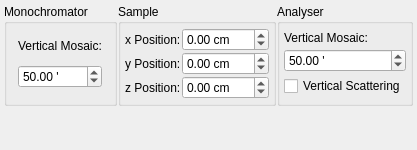
     <widget class="QWidget" name="tabEck">
      <attribute name="title">
       <string>Advanced TAS</string>
      </attribute>
      <layout class="QGridLayout" name="gridLayout_9">
       <property name="margin">
        <number>4</number>
       </property>
       <property name="spacing">
        <number>1</number>
       </property>
       <item row="0" column="2">
        <widget class="QGroupBox" name="groupBox_18">
         <property name="sizePolicy">
          <sizepolicy hsizetype="Preferred" vsizetype="Preferred">
           <horstretch>0</horstretch>
           <verstretch>0</verstretch>
          </sizepolicy>
         </property>
         <property name="title">
          <string>Analyser</string>
         </property>
         <layout class="QGridLayout" name="gridLayout_29">
          <property name="margin">
           <number>4</number>
          </property>
          <property name="spacing">
           <number>1</number>
          </property>
          <item row="0" column="0">
           <widget class="QLabel" name="label_62">
            <property name="sizePolicy">
             <sizepolicy hsizetype="Fixed" vsizetype="Fixed">
              <horstretch>0</horstretch>
              <verstretch>0</verstretch>
             </sizepolicy>
            </property>
            <property name="text">
             <string>Vertical Mosaic:</string>
            </property>
           </widget>
          </item>
          <item row="1" column="0">
           <widget class="QDoubleSpinBox" name="spinAnaMosaicV">
            <property name="suffix">
             <string> '</string>
            </property>
            <property name="decimals">
             <number>2</number>
            </property>
            <property name="maximum">
             <double>999.000000000000000</double>
            </property>
            <property name="value">
             <double>50.000000000000000</double>
            </property>
           </widget>
          </item>
          <item row="2" column="0">
           <widget class="QCheckBox" name="checkKfVert">
            <property name="text">
             <string>Vertical Scattering</string>
            </property>
           </widget>
          </item>
         </layout>
        </widget>
       </item>
       <item row="0" column="1">
        <widget class="QGroupBox" name="groupBox_19">
         <property name="title">
          <string>Sample</string>
         </property>
         <layout class="QGridLayout" name="gridLayout_28">
          <property name="margin">
           <number>4</number>
          </property>
          <property name="spacing">
           <number>1</number>
          </property>
          <item row="0" column="0">
           <widget class="QLabel" name="label_58">
            <property name="sizePolicy">
             <sizepolicy hsizetype="Fixed" vsizetype="Preferred">
              <horstretch>0</horstretch>
              <verstretch>0</verstretch>
             </sizepolicy>
            </property>
            <property name="text">
             <string>x Position:</string>
            </property>
           </widget>
          </item>
          <item row="0" column="1">
           <widget class="QDoubleSpinBox" name="spinSamplePosX">
            <property name="suffix">
             <string> cm</string>
            </property>
            <property name="decimals">
             <number>2</number>
            </property>
            <property name="minimum">
             <double>-999.000000000000000</double>
            </property>
            <property name="maximum">
             <double>999.000000000000000</double>
            </property>
            <property name="singleStep">
             <double>0.100000000000000</double>
            </property>
            <property name="value">
             <double>0.000000000000000</double>
            </property>
           </widget>
          </item>
          <item row="1" column="0">
           <widget class="QLabel" name="label_60">
            <property name="sizePolicy">
             <sizepolicy hsizetype="Fixed" vsizetype="Preferred">
              <horstretch>0</horstretch>
              <verstretch>0</verstretch>
             </sizepolicy>
            </property>
            <property name="text">
             <string>y Position:</string>
            </property>
           </widget>
          </item>
          <item row="1" column="1">
           <widget class="QDoubleSpinBox" name="spinSamplePosY">
            <property name="suffix">
             <string> cm</string>
            </property>
            <property name="decimals">
             <number>2</number>
            </property>
            <property name="minimum">
             <double>-999.000000000000000</double>
            </property>
            <property name="maximum">
             <double>999.000000000000000</double>
            </property>
            <property name="singleStep">
             <double>0.100000000000000</double>
            </property>
            <property name="value">
             <double>0.000000000000000</double>
            </property>
           </widget>
          </item>
          <item row="2" column="0">
           <widget class="QLabel" name="label_61">
            <property name="sizePolicy">
             <sizepolicy hsizetype="Fixed" vsizetype="Preferred">
              <horstretch>0</horstretch>
              <verstretch>0</verstretch>
             </sizepolicy>
            </property>
            <property name="text">
             <string>z Position:</string>
            </property>
           </widget>
          </item>
          <item row="2" column="1">
           <widget class="QDoubleSpinBox" name="spinSamplePosZ">
            <property name="suffix">
             <string> cm</string>
            </property>
            <property name="decimals">
             <number>2</number>
            </property>
            <property name="minimum">
             <double>-999.000000000000000</double>
            </property>
            <property name="maximum">
             <double>999.000000000000000</double>
            </property>
            <property name="singleStep">
             <double>0.100000000000000</double>
            </property>
            <property name="value">
             <double>0.000000000000000</double>
            </property>
           </widget>
          </item>
         </layout>
        </widget>
       </item>
       <item row="0" column="0">
        <widget class="QGroupBox" name="groupBox_7">
         <property name="sizePolicy">
          <sizepolicy hsizetype="Preferred" vsizetype="Preferred">
           <horstretch>0</horstretch>
           <verstretch>0</verstretch>
          </sizepolicy>
         </property>
         <property name="title">
          <string>Monochromator</string>
         </property>
         <layout class="QGridLayout" name="gridLayout_27">
          <property name="margin">
           <number>4</number>
          </property>
          <property name="spacing">
           <number>1</number>
          </property>
          <item row="0" column="0">
           <widget class="QLabel" name="label_59">
            <property name="sizePolicy">
             <sizepolicy hsizetype="Fixed" vsizetype="Fixed">
              <horstretch>0</horstretch>
              <verstretch>0</verstretch>
             </sizepolicy>
            </property>
            <property name="text">
             <string>Vertical Mosaic:</string>
            </property>
           </widget>
          </item>
          <item row="1" column="0">
           <widget class="QDoubleSpinBox" name="spinMonoMosaicV">
            <property name="suffix">
             <string> '</string>
            </property>
            <property name="decimals">
             <number>2</number>
            </property>
            <property name="maximum">
             <double>999.000000000000000</double>
            </property>
            <property name="value">
             <double>50.000000000000000</double>
            </property>
           </widget>
          </item>
         </layout>
        </widget>
       </item>
       <item row="1" column="1">
        <spacer name="verticalSpacer">
         <property name="orientation">
          <enum>Qt::Vertical</enum>
         </property>
         <property name="sizeHint" stdset="0">
          <size>
           <width>20</width>
           <height>40</height>
          </size>
         </property>
        </spacer>
       </item>
      </layout>
     </widget>
